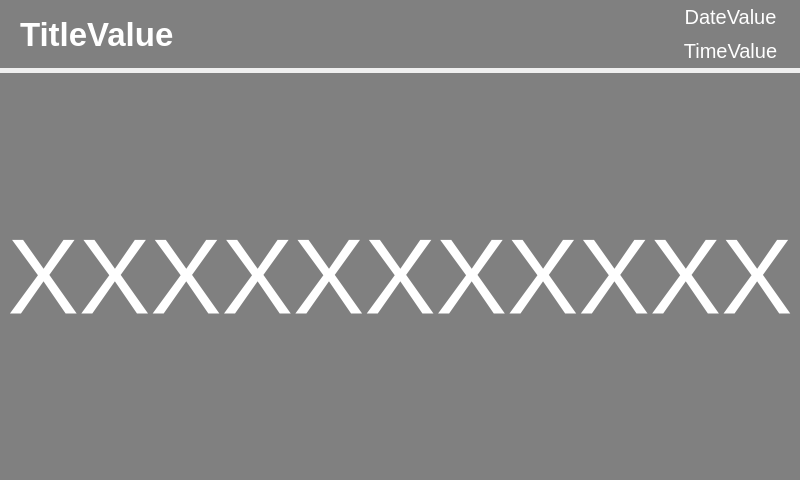
<?xml version="1.0" encoding="UTF-8"?>
<ui version="4.0">
 <class>InfScanCard</class>
 <widget class="QWidget" name="InfScanCard">
  <property name="geometry">
   <rect>
    <x>0</x>
    <y>0</y>
    <width>800</width>
    <height>480</height>
   </rect>
  </property>
  <property name="windowTitle">
   <string>Form</string>
  </property>
  <layout class="QVBoxLayout" name="verticalLayout_2" stretch="1,6">
   <property name="spacing">
    <number>5</number>
   </property>
   <property name="leftMargin">
    <number>0</number>
   </property>
   <property name="topMargin">
    <number>0</number>
   </property>
   <property name="rightMargin">
    <number>0</number>
   </property>
   <property name="bottomMargin">
    <number>0</number>
   </property>
   <item>
    <widget class="QWidget" name="titleLayout_this" native="true">
     <property name="sizePolicy">
      <sizepolicy hsizetype="Ignored" vsizetype="Ignored">
       <horstretch>0</horstretch>
       <verstretch>0</verstretch>
      </sizepolicy>
     </property>
     <property name="styleSheet">
      <string notr="true">background:Gray</string>
     </property>
     <property name="class" stdset="0">
      <string>lightPanelStyle</string>
     </property>
     <layout class="QHBoxLayout" name="titleLayout" stretch="6,1">
      <property name="spacing">
       <number>0</number>
      </property>
      <property name="leftMargin">
       <number>20</number>
      </property>
      <property name="topMargin">
       <number>0</number>
      </property>
      <property name="rightMargin">
       <number>15</number>
      </property>
      <property name="bottomMargin">
       <number>0</number>
      </property>
      <item>
       <widget class="QLabel" name="TitleValue">
        <property name="sizePolicy">
         <sizepolicy hsizetype="Ignored" vsizetype="Ignored">
          <horstretch>0</horstretch>
          <verstretch>0</verstretch>
         </sizepolicy>
        </property>
        <property name="font">
         <font>
          <pointsize>25</pointsize>
          <weight>75</weight>
          <bold>true</bold>
         </font>
        </property>
        <property name="styleSheet">
         <string notr="true">color:white</string>
        </property>
        <property name="text">
         <string>TitleValue</string>
        </property>
        <property name="class" stdset="0">
         <string>clientTextTitleStyle</string>
        </property>
       </widget>
      </item>
      <item>
       <widget class="QWidget" name="verticalWidget" native="true">
        <property name="sizePolicy">
         <sizepolicy hsizetype="Ignored" vsizetype="Ignored">
          <horstretch>0</horstretch>
          <verstretch>0</verstretch>
         </sizepolicy>
        </property>
        <layout class="QVBoxLayout" name="verticalLayout_3">
         <property name="spacing">
          <number>0</number>
         </property>
         <property name="leftMargin">
          <number>0</number>
         </property>
         <property name="topMargin">
          <number>0</number>
         </property>
         <property name="rightMargin">
          <number>0</number>
         </property>
         <property name="bottomMargin">
          <number>0</number>
         </property>
         <item>
          <widget class="QLabel" name="DateValue">
           <property name="sizePolicy">
            <sizepolicy hsizetype="Ignored" vsizetype="Ignored">
             <horstretch>0</horstretch>
             <verstretch>0</verstretch>
            </sizepolicy>
           </property>
           <property name="font">
            <font>
             <pointsize>15</pointsize>
            </font>
           </property>
           <property name="styleSheet">
            <string notr="true">color:white</string>
           </property>
           <property name="text">
            <string>DateValue</string>
           </property>
           <property name="alignment">
            <set>Qt::AlignCenter</set>
           </property>
           <property name="class" stdset="0">
            <string>dateStyle</string>
           </property>
          </widget>
         </item>
         <item>
          <widget class="QLabel" name="TimeValue">
           <property name="sizePolicy">
            <sizepolicy hsizetype="Ignored" vsizetype="Ignored">
             <horstretch>0</horstretch>
             <verstretch>0</verstretch>
            </sizepolicy>
           </property>
           <property name="font">
            <font>
             <pointsize>15</pointsize>
            </font>
           </property>
           <property name="styleSheet">
            <string notr="true">color:white</string>
           </property>
           <property name="text">
            <string>TimeValue</string>
           </property>
           <property name="alignment">
            <set>Qt::AlignCenter</set>
           </property>
           <property name="class" stdset="0">
            <string>timeStyle</string>
           </property>
          </widget>
         </item>
        </layout>
       </widget>
      </item>
     </layout>
    </widget>
   </item>
   <item>
    <widget class="QWidget" name="ContentLayout" native="true">
     <property name="sizePolicy">
      <sizepolicy hsizetype="Ignored" vsizetype="Ignored">
       <horstretch>0</horstretch>
       <verstretch>0</verstretch>
      </sizepolicy>
     </property>
     <property name="styleSheet">
      <string notr="true">background:Gray</string>
     </property>
     <property name="class" stdset="0">
      <string>darkPanelStyle</string>
     </property>
     <layout class="QVBoxLayout" name="verticalLayout">
      <item>
       <widget class="QLabel" name="ContentValue">
        <property name="sizePolicy">
         <sizepolicy hsizetype="Ignored" vsizetype="Ignored">
          <horstretch>0</horstretch>
          <verstretch>0</verstretch>
         </sizepolicy>
        </property>
        <property name="font">
         <font>
          <pointsize>80</pointsize>
         </font>
        </property>
        <property name="styleSheet">
         <string notr="true">color:white</string>
        </property>
        <property name="text">
         <string>XXXXXXXXXXXXX</string>
        </property>
        <property name="alignment">
         <set>Qt::AlignCenter</set>
        </property>
        <property name="wordWrap">
         <bool>true</bool>
        </property>
        <property name="class" stdset="0">
         <string>clientTextContentStyle</string>
        </property>
       </widget>
      </item>
     </layout>
    </widget>
   </item>
  </layout>
 </widget>
 <resources/>
 <connections/>
</ui>
